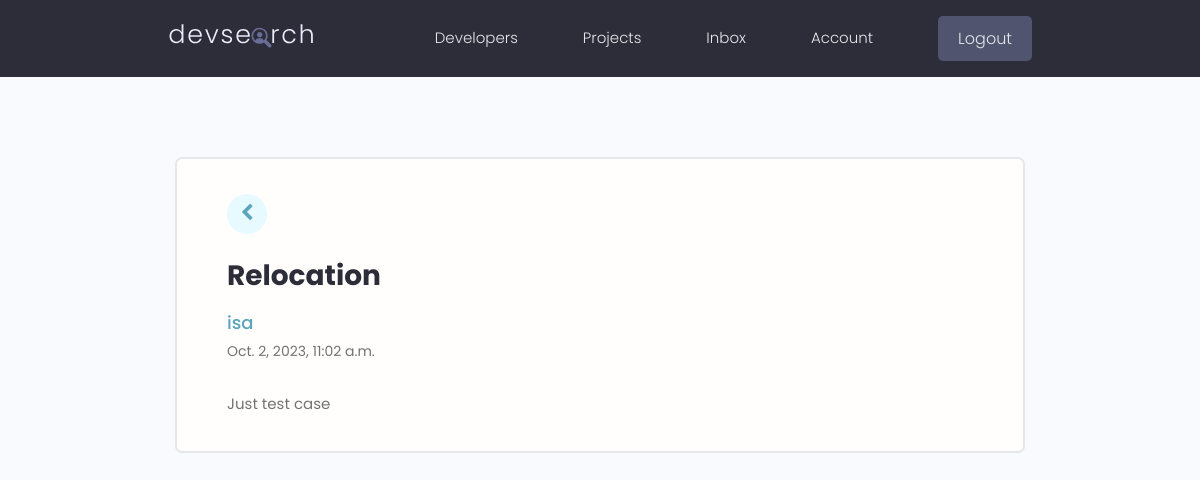
Page /message/4bb06ab5-b3c4-4609-9106-58e0c6c081b1 (signed in) on the committed database.
### users/models.py (models this page shows, shortened)
class Message(models.Model):
    sender = models.ForeignKey(Profile, on_delete=models.SET_NULL, null=True, blank=True)
    recipient = models.ForeignKey(Profile, on_delete=models.SET_NULL, null=True, blank=True, related_name="messages")
    name = models.CharField(max_length=200, null=True, blank=True)
    email = models.EmailField(max_length=200, null=True, blank=True)
    subject = models.CharField(max_length=200, null=True, blank=True)
    body = models.TextField()
    is_read = models.BooleanField(default=False)
    message_read_date = models.DateTimeField(null=True, blank=True)
    created = models.DateTimeField(auto_now_add=True, null=True, blank=True)
    id = models.UUIDField(default=uuid.uuid4, unique=True, primary_key=True, editable=False)
    class Meta:
        ordering = ['is_read', '-created']

class Profile(models.Model):
    user = models.OneToOneField(User, on_delete=models.CASCADE, null=True, blank=True)
    name = models.CharField(max_length=150, null=True, blank=True)
    email = models.EmailField(max_length=150, null=True, blank=True)
    username = models.CharField(max_length=150, null=True, blank=True)
    location = models.CharField(max_length=150, null=True, blank=True)
    short_intro = models.CharField(max_length=200, null=True, blank=True)
    bio = models.TextField(null=True, blank=True)
    profile_image = models.ImageField(null=True, blank=True, upload_to='profiles/', default="profiles/users-default.png")
    social_github = models.CharField(max_length=150, null=True, blank=True)
    social_stackoverflow = models.CharField(max_length=150, null=True, blank=True)
    social_linkedin = models.CharField(max_length=150, null=True, blank=True)
    social_youtube = models.CharField(max_length=150, null=True, blank=True)
    social_medium = models.CharField(max_length=150, null=True, blank=True)
    created = models.DateTimeField(auto_now_add=True, null=True, blank=True)
    id = models.UUIDField(default=uuid.uuid4, unique=True, primary_key=True, editable=False)
    def __str__(self):
        return str(self.user.username)
    class Meta:
        ordering =['created']

### users/views.py (the view)
# urls.py: path('message/<str:pk>', views.viewMessage, name="message"),
@login_required(login_url='login')
def viewMessage(request, pk):
    profile = request.user.profile
    message = profile.messages.get(id=pk)
    if message.is_read == False:
        message.is_read = True
        message.message_read_date = datetime.now()
        message.save()
    context = {'message':message}
    return render(request, 'users/message.html', context=context)

### users/templates/users/message.html
{% extends "main.html" %}
{% block content %}
  <main class="messagePage my-xl">
    <div class="content-box">
      <div class="message">
        <a class="backButton" href="{% url 'inbox' %}"><i class="fa fa-chevron-left"></i></a>
        <h2 class="message__subject">{{message.subject}}</h4>
          {% if message.sender %}
          <a href="{% url 'user-profile' message.sender.id %}" class="message__author">{{message.sender}}</a>
          {% else %}
          <p class="message__author">{{message.sender}}</p>
          {% endif %}
          <p class="message__date">{{message.created}}</p>
          <div class="message__body">
            {{message.body}}
          </div>
      </div>
    </div>
  </main>
{% endblock content %}

### static/styles/app.css (style rules this page uses)
:root { --color-sub: #2d2d39; }
.content-box { width: 95%; max-width: 85rem; margin: 0 auto; }
.message { padding: 2.5rem 0; }
.message > a { display: flex; gap: 1rem; }
.message__author, .message__date { flex-basis: 25%; }
.message__subject { flex-basis: 50%; }
.message__date { text-align: right; }
.messagePage .message { list-style: none; background: var(--color-white); padding: 3.5rem 5rem; border: 2px solid var(--color-light); border-radius: 0.7rem; }
.messagePage .message__subject { font-size: 2.8rem; color: var(--color-sub); margin-bottom: 1rem; margin-top: 2rem; }
.messagePage .message__author { font-size: 1.8rem; font-weight: 500; }
.messagePage .message__date { font-size: 1.4rem; font-weight: 400; text-align: left; margin-bottom: 3rem; }
.backButton { background: var(--color-main-light); color: var(--color-main); width: 4rem; height: 4rem; display: flex; align-items: center; justify-content: center; border-radius: 50%; }
.backButton i { font-size: 1.8rem; }

### static/uikit/styles/modules/_variables.css (style rules this page uses)
:root { --color-main: #5aa5b9; --color-main-light: #e6faff; --color-sub: #3f4156; --color-sub-light: #51546e; --color-sub-lighter: #ededfd; --color-text: #737373; --color-gray: #8b8b8b; --color-light: #e5e7eb; --color-light-gray: #767676; --color-bg: #f8fafd; --color-white: #fffefd; --color-white-light: #f3f3f3; --color-success: #359e64; --color-success-bg: #def8e8; --color-error: #fc4b0b; --color-error-bg: #fff2ee; --font-base: 'Poppins', arial, helvetica, 'Segoe UI', roboto, ubuntu, sans-serif; --font-monospace: 'Fira Code', 'Courier New', courier, monospace; --font-regular: 300; --font-medium: 500; --font-bold: 700; --generic-shadow: 1px 1px 5px #00000010; --generic-transition: all 0.3s ease-in-out; }

### static/uikit/styles/modules/_base.css (style rules this page uses)
* { margin: 0; padding: 0; box-sizing: border-box; text-rendering: optimizeLegibility; color: inherit; font-size: inherit; }
html { font-size: 50%; }
@media only screen and (min-width: 480px) { html { font-size: 56.25%; } }
@media only screen and (min-width: 1200px) { html { font-size: 62.5%; } }
body { line-height: 1.6; font-weight: 400; font-size: 1.5rem; color: var(--color-text); background-color: var(--color-bg); min-height: 100vh; }

### static/uikit/styles/modules/_typography.css (style rules this page uses)
* { font-family: var(--font-base); }
h2 { font-size: 3.6rem; font-weight: var(--font-bold); }
p, span, strong { font-size: 1.6rem; color: var(--color-text); font-weight: var(--font-regular); }
a { padding-bottom: 2px; text-decoration: none; display: inline-block; color: var(--color-main); font-weight: var(--font-medium); }

### static/uikit/styles/modules/_utilities.css (style rules this page uses)
.my-xl { margin: 8rem auto; }

### rows in the picture
Message: subject "Relocation", sender "isa", created "Oct. 2, 2023, 11:02 a.m.", body "Just test case"
